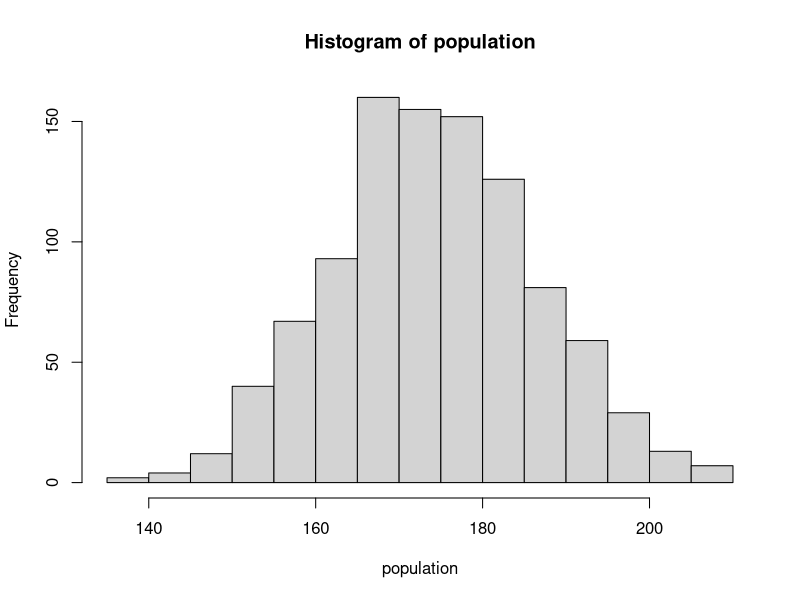
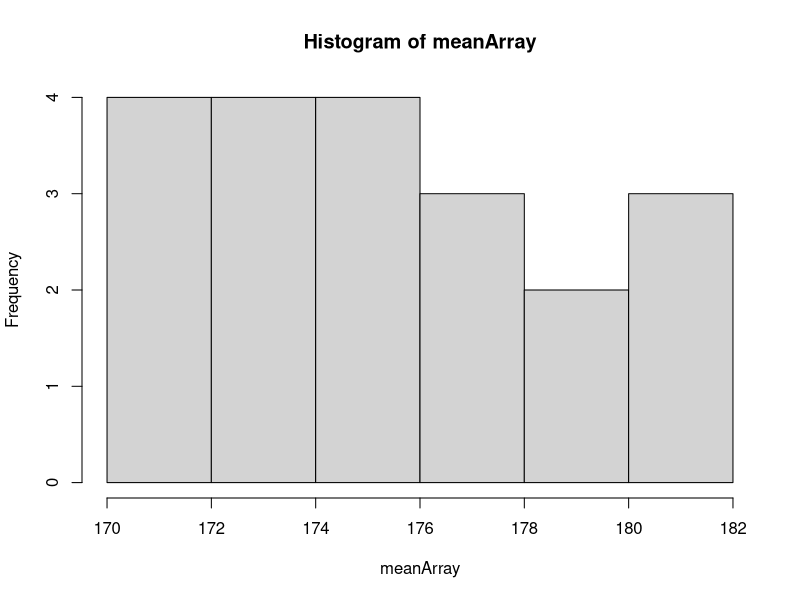
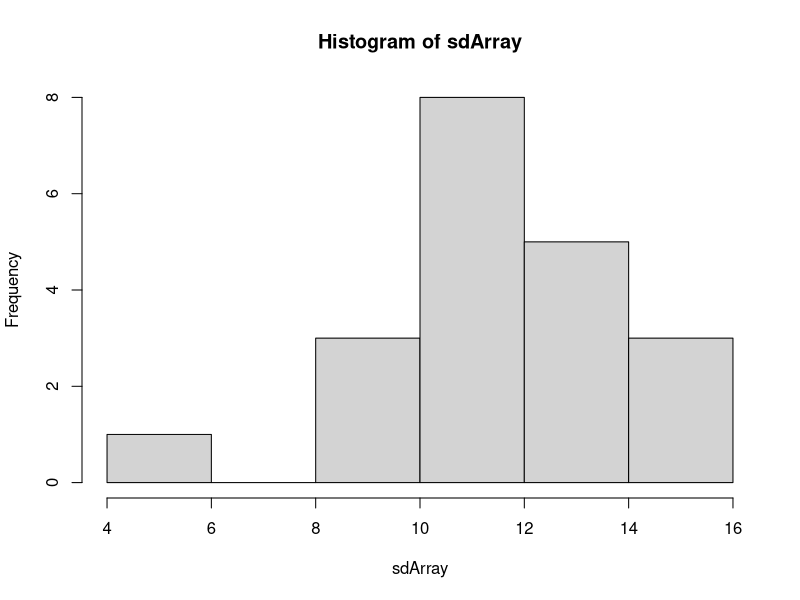
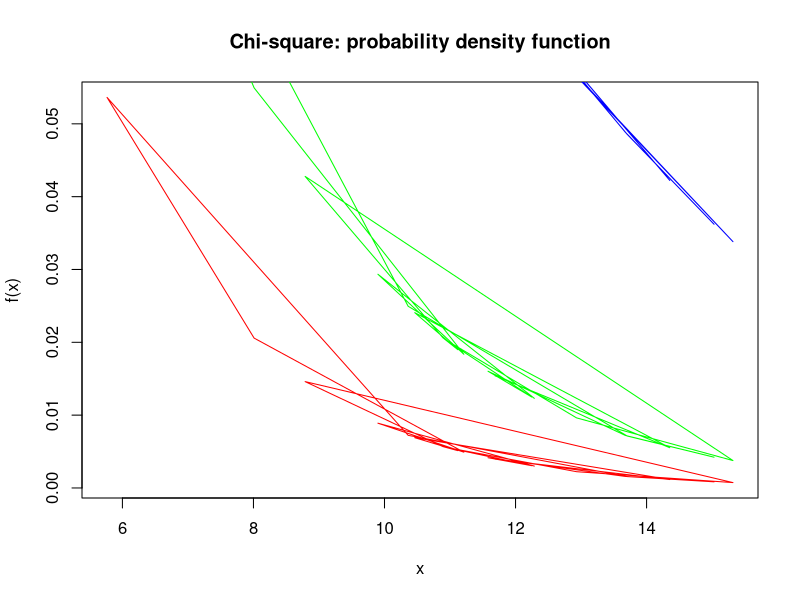
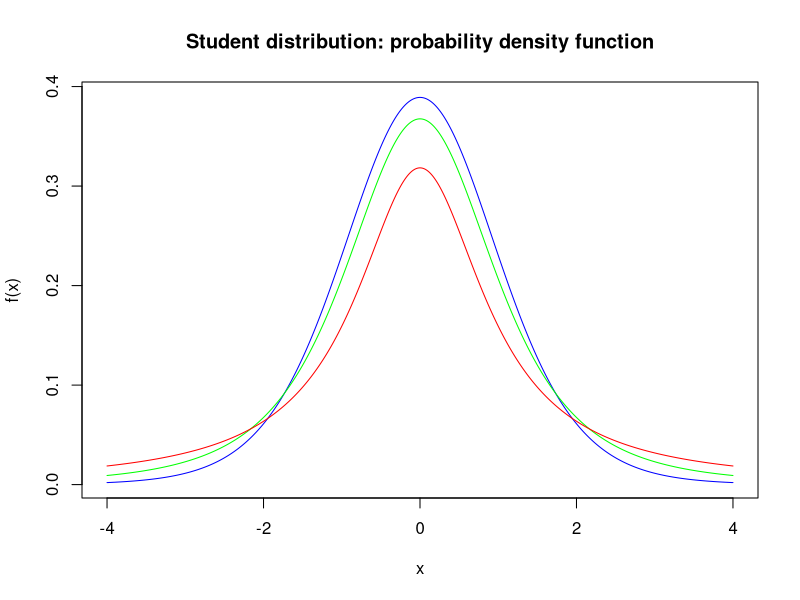
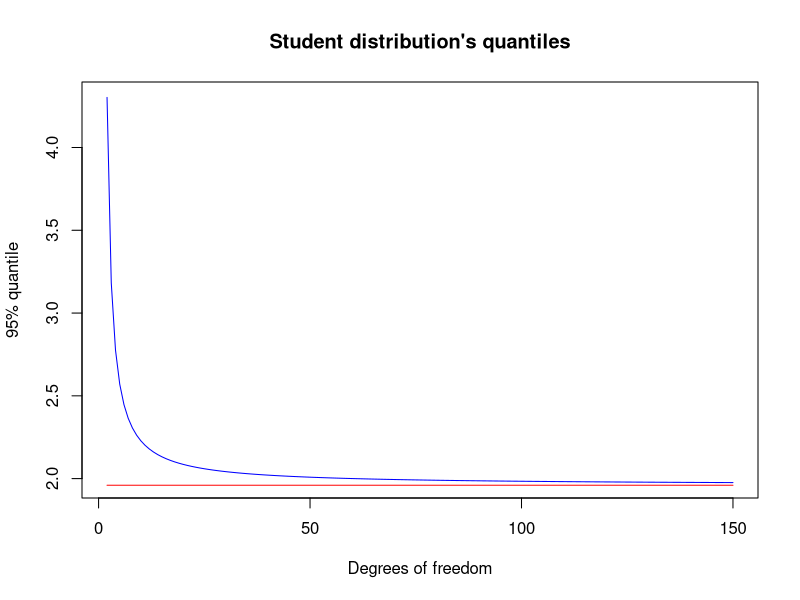
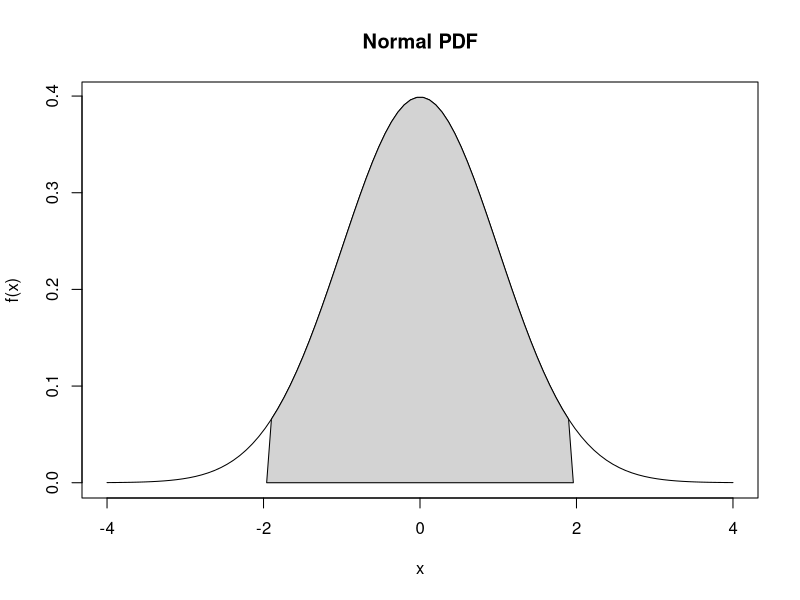

Here is the R script that generated these plots, in order:
## ---- chunk 1
knitr::opts_chunk$set(echo = TRUE)
library(knitr)
## ---- chunk 2
population <- round(rnorm(1000,175,12))
population 
eX <- mean(population)
sdX <-sqrt(sum(population-mean(population)^2)/length(population))

eX
sdX
hist(population)

## ---- chunk 3
n = 10
meanArray <- c()
sdArray <- c()
for (i in 1:20){
  sampl <- sample(population, n)
  Xmean <- mean(sampl)
  Xsd <- sqrt(sum((sampl - mean(sampl)) ^ 2) / n)
meanArray <- append(meanArray, Xmean)
sdArray <- append(sdArray, Xsd)
}
meanArray
mean(meanArray)
hist(meanArray)
sdArray

mean(sdArray)
hist(sdArray)

## ---- chunk 4
x <- sdArray

plot(x, dchisq(x, 3), type="l", xlab="x", ylab="f(x)", col="red", 
     main="Chi-square: probability density function")
lines(x, dchisq(x, 5), col="green")
lines(x, dchisq(x, 10), col="blue")
## ---- chunk 5
x <- seq(-4,4,length=10010)

plot(x, dt(x, 10), type="l", xlab="x", ylab="f(x)", col="blue",
     main="Student distribution: probability density function")
lines(x, dt(x, 3), col="green")
lines(x, dt(x, 1), col="red")
## ---- chunk 6
gamma = 0.95
level = (1+gamma)/2
x <- seq(2, 150)

plot(x, qt(level,x), type="l", xlab="Degrees of freedom", ylab="95% quantile", 
     col="blue",
     main="Student distribution's quantiles")
# Normal quantile
lines(x, rep(qnorm(level),length(x)), col="red")
## ---- chunk 7

x <- seq(-4,4,length=100)

# Quantiles for 95% confidence interval (2.5% and 97.5% quantiles)
gamma = 0.95
q1=qnorm((1-gamma)/2)
q2=qnorm((1+gamma)/2)

## ---- chunk 8
hx <- dnorm(x)
plot(x, hx, type="l", xlab="x", ylab="f(x)",
     main="Normal PDF")
polygon(c(q1,x[q1 <= x & x  <= q2],q2), c(0,hx[q1 <=x & x <= q2],0),
        col="lightgray") 
